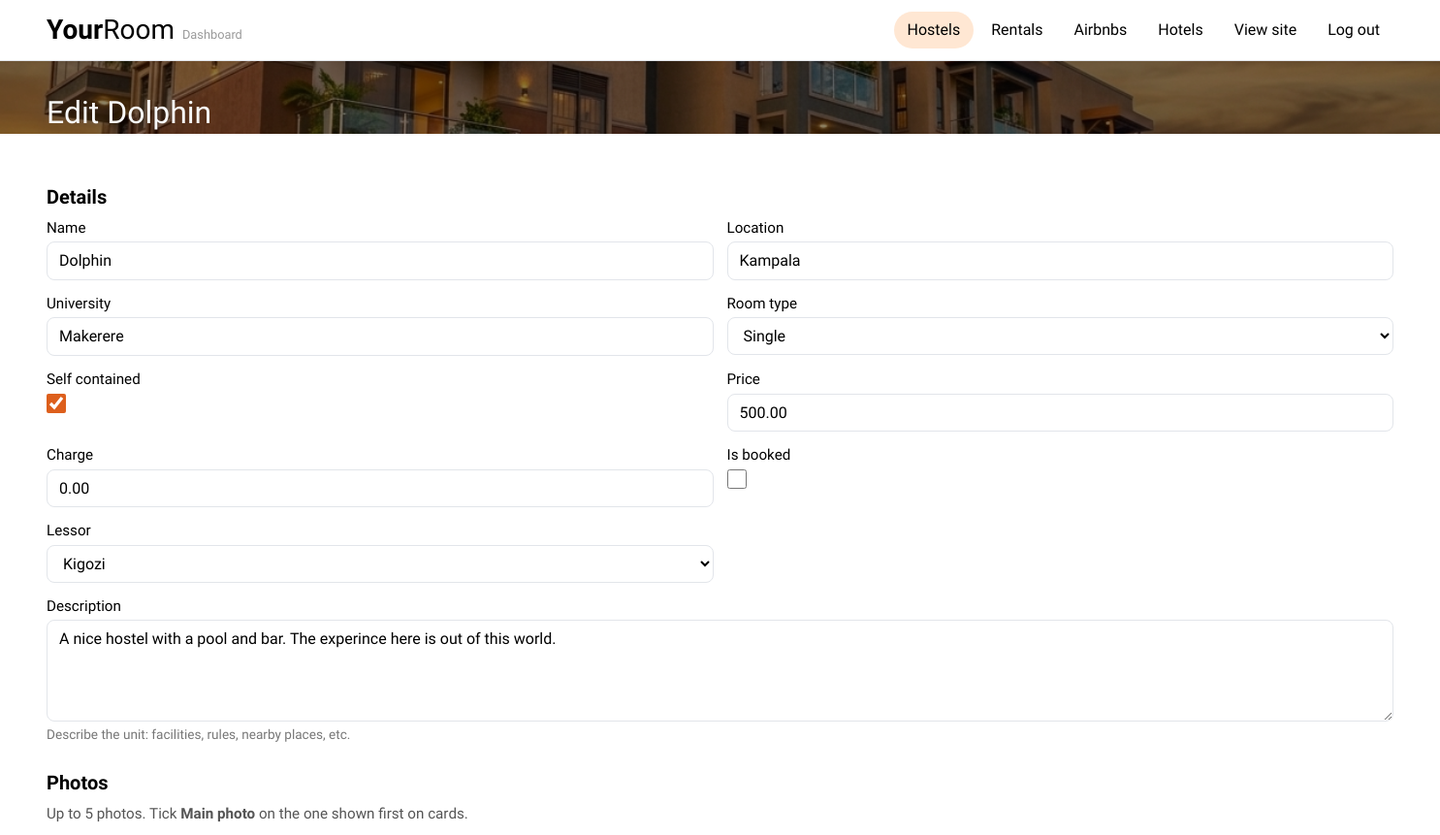
Page /dashboard/hostel/2/ (signed in, upper part) on the earlier database version.
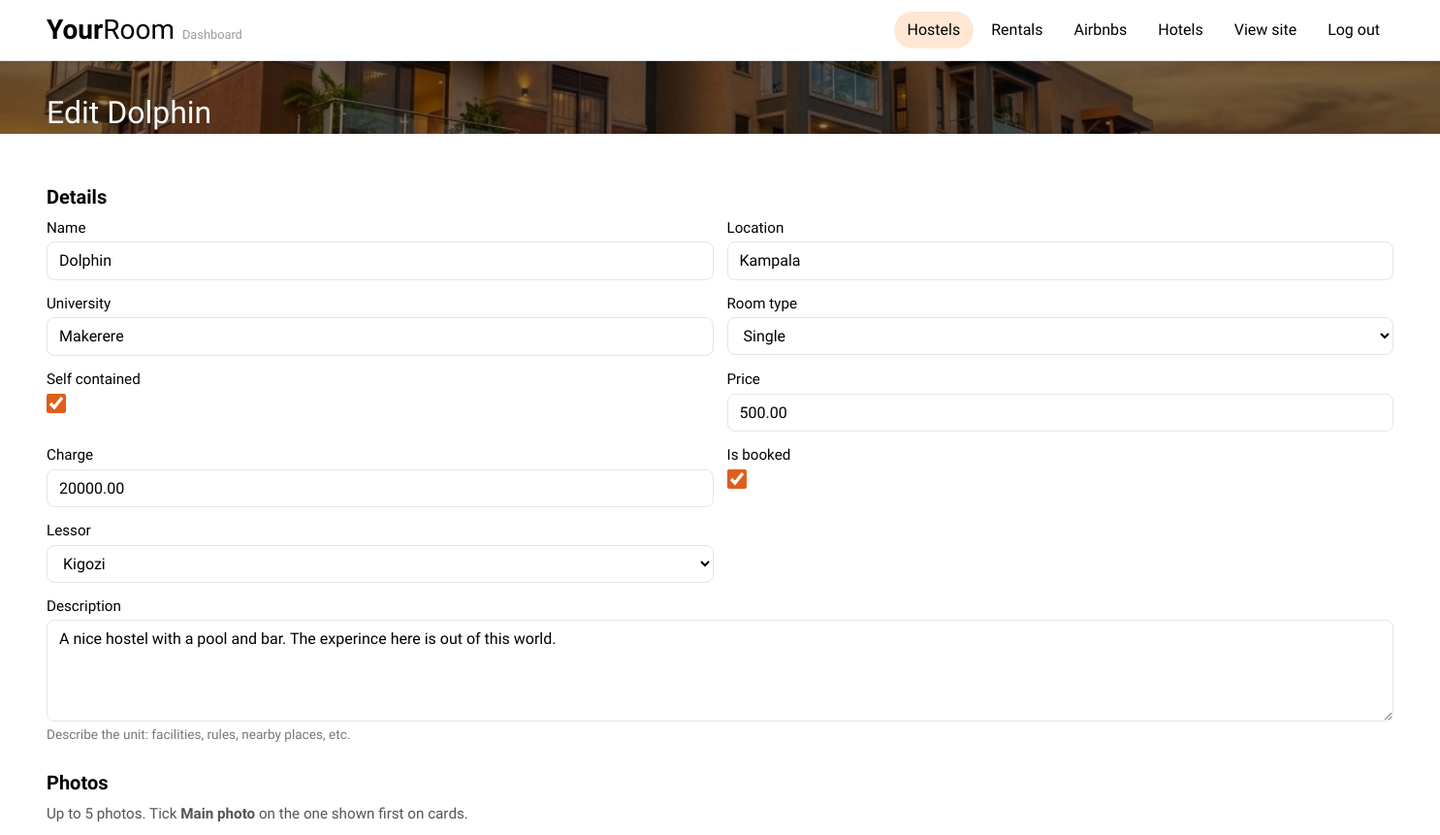
Same page on the later database version.
### your_room/models.py (models this page shows, shortened)
class BaseUnit(models.Model):
    name = models.CharField(max_length=150)
    location = models.CharField(max_length=150)
    charge = models.DecimalField(max_digits=10, decimal_places=2, default=0)
    description = models.TextField(
        blank=True,
        max_length=2000,
        help_text="Describe the unit: facilities, rules, nearby places, etc.",
    )
    class Meta:
        abstract = True
        ordering = ["name"]

class Hostel(BaseUnit):
    university = models.CharField(max_length=150)
    room_type = models.CharField(max_length=10, choices=RoomType.choices)
    self_contained = models.BooleanField(default=False)
    price = models.DecimalField(max_digits=10, decimal_places=2, null=True, blank=True)
    is_booked = models.BooleanField(default=False)
    lessor = models.ForeignKey(Lessor, related_name="hostels", on_delete=models.PROTECT, null=True, blank=True)

### your_room/dashboard_views.py (the view, shortened to what this page needs)
# urls.py: path("<str:unit_type>/<int:pk>/", v.unit_edit, name="dash-edit"),
@staff_required
def unit_edit(request, unit_type, pk=None):
    cfg = get_cfg(unit_type)
    obj = get_object_or_404(cfg["model"], pk=pk) if pk else None
    data = request.POST if request.method == "POST" else None
    files = request.FILES if request.method == "POST" else None
    form = unit_form(cfg)(data, files, instance=obj)
    images = image_formset(cfg)(data, files, instance=obj, prefix="images")
    videos = video_formset(cfg)(data, files, instance=obj, prefix="videos")
    return render(request, "your_room/dashboard/form.html", {
        "cfg": cfg, "unit_type": unit_type, "obj": obj,
        "form": form, "images": images, "videos": videos,
        "max_images": MAX_IMAGES,
    })

### your_room/dashboard_views.py (called while the page is built)
def get_cfg(unit_type):
    cfg = UNIT_CONFIG.get(unit_type)
    if cfg is None:
        raise Http404("Unknown unit type")
    return cfg

### your_room/forms.py (called while the page is built)
def unit_form(cfg):
    return modelform_factory(
        cfg["model"],
        fields=cfg["fields"],
        widgets={"description": forms.Textarea(attrs={"rows": 4})},
    )

def image_formset(cfg):
    return inlineformset_factory(
        cfg["model"],
        cfg["image"],
        formset=ImageFormSet,
        fields=["image", "is_main"],
        extra=MAX_IMAGES,
        max_num=MAX_IMAGES,
        validate_max=True,
        can_delete=True,
    )

def video_formset(cfg):
    return inlineformset_factory(
        cfg["model"],
        cfg["video"],
        fields=["video"],
        extra=1,
        max_num=MAX_VIDEOS,
        validate_max=True,
        can_delete=True,
    )

### your_room/models.py (called while the page is built)
    def __str__(self):
        return self.name

### your_room/templates/your_room/dashboard/form.html (shortened to what this page needs)
{% extends "your_room/dashboard/base.html" %}
{% block content %}
<h1 class="page-title container">{% if obj %}Edit {{ obj.name }}{% else %}Add {{ cfg.label|lower }}{% endif %}</h1>
<div class="dash container">
  <form method="post" enctype="multipart/form-data" class="dash-form">
    <h2>Details</h2>
    <div class="dash-grid">
      {% for field in form %}
      <div class="dash-field{% if field.name == 'description' %} is-wide{% endif %}">
        <label for="{{ field.id_for_label }}">{{ field.label }}</label>
        {{ field }}
        {% if field.help_text %}<small>{{ field.help_text }}</small>{% endif %}
      </div>
      {% endfor %}
    </div>
    <h2>Photos</h2>
    <p class="dash-hint">Up to {{ max_images }} photos. Tick <b>Main photo</b> on the one shown first on cards.</p>
  </form>
</div>
{% endblock %}

### your_room/templates/your_room/dashboard/base.html (shortened to what this page needs)
{% load static %}
<!DOCTYPE html>
<html lang="en">
<head>
<link rel="stylesheet" href="{% static 'your_room/styles.css' %}" />
<link rel="stylesheet" href="{% static 'your_room/dashboard.css' %}" />
</head>
<body>
<header class="dash-top">
  <a class="logo" href="{% url 'dash-home' %}"><b>Your</b><span>Room</span><small>Dashboard</small></a>
  {% if user.is_authenticated and user.is_staff %}
  <nav class="dash-nav" aria-label="Dashboard">
    <a href="{% url 'dash-list' 'hostel' %}"{% if unit_type == 'hostel' %} class="is-current"{% endif %}>Hostels</a>
    <a href="{% url 'dash-list' 'rental' %}"{% if unit_type == 'rental' %} class="is-current"{% endif %}>Rentals</a>
    <a href="{% url 'dash-list' 'airbnb' %}"{% if unit_type == 'airbnb' %} class="is-current"{% endif %}>Airbnbs</a>
    <a href="{% url 'dash-list' 'hotel' %}"{% if unit_type == 'hotel' %} class="is-current"{% endif %}>Hotels</a>
    <a href="{% url 'index' %}">View site</a>
    <form method="post" action="{% url 'dash-logout' %}">{% csrf_token %}<button type="submit">Log out</button></form>
  </nav>
  {% endif %}
</header>
<main>
  {% block content %}{% endblock %}
</main>
</body>
</html>

### your_room/static/your_room/styles.css (style rules this page uses)
:root { --accent-orange:#dd5f1c; --surface-gray:#d9d9d9; --background:#ffffff; --foreground:#000000; --border:#e2e5ea; --radius:8px; --drop-shadow-lg: 0 4px 4px #F76B15; }
* { box-sizing:border-box;margin:0;padding:0 }
html, body { height: 100%; }
html { scroll-behavior:smooth }
body { font-family:"Urbanist",system-ui,sans-serif; background:var(--background); color:var(--foreground); line-height:1.35; display:flex; flex-direction: column; min-height: 100vh; }
main { flex: 1; }
a { color:inherit;text-decoration:none }
.container { padding-inline:16px }
@media (min-width:768px) { .container { padding-inline:48px } }
.logo { font-size:clamp(1.5rem, 4vw, 1.75rem);line-height:1 }
.logo b { font-weight:600 }
.logo span { font-weight:300 }
h1.page-title { font-size:clamp(1.375rem, 4vw, 2rem);font-weight:400;padding-top:32px; color:rgb(249, 249, 249) }
.page-title { background-image:linear-gradient(rgba(0,0,0,.45),rgba(0,0,0,.45)),url("images/hero.png"); background-size:cover;background-position:center; }
.unit h3, { font-size:clamp(1.125rem, 4vw, 1.25rem);font-weight:600; }

### your_room/static/your_room/dashboard.css (style rules this page uses)
.dash-top { display:flex;align-items:center;justify-content:space-between;gap:12px;flex-wrap:wrap;padding:12px 16px;background:#fff;border-bottom:1px solid var(--border) }
@media (min-width:768px) { .dash-top { padding-inline:48px } }
.dash-top .logo small { font-size:.8rem;font-weight:400;color:#9a9a9a;margin-left:8px }
.dash-nav { display:flex;align-items:center;gap:4px;max-width:100%;overflow-x:auto;scrollbar-width:none }
.dash-nav form { display:inline }
.dash-nav a,.dash-nav button { padding:8px 14px;border:none;border-radius:20px;background:none;font:inherit;font-size:1rem;font-weight:500;cursor:pointer;white-space:nowrap }
.dash-nav a:hover,.dash-nav button:hover,.dash-nav a.is-current { background:#FFE7D3 }
.dash { padding-block:24px 56px }
.dash h2 { margin:28px 0 8px;font-size:1.25rem;font-weight:600 }
.dash-hint { margin-bottom:14px;color:#555;font-size:.95rem }
.dash-grid { display:grid;grid-template-columns:1fr;gap:14px }
@media (min-width:768px) { .dash-grid { grid-template-columns:1fr 1fr } }
.dash-field { display:flex;flex-direction:column;gap:4px }
.dash-field.is-wide { grid-column:1 / -1 }
.dash-field label { font-size:.95rem;font-weight:500 }
.dash-field small { color:#777;font-size:.85rem }
.dash-field input[type=text],.dash-field input[type=number],.dash-field select,.dash-field textarea { padding:8px 12px;border:1px solid var(--border);border-radius:var(--radius);background:#fff;font:inherit }
.dash-field input[type=checkbox] { width:20px;height:20px;accent-color:var(--accent-orange) }

Differences in the rows shown:
changed Hostel "Dolphin": charge "0.00" → "20000.00"; is_booked "☐" → "☑"
